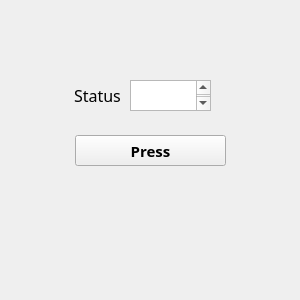
<?xml version="1.0" encoding="UTF-8"?>
<ui version="4.0">
 <class>Form</class>
 <widget class="QWidget" name="Form">
  <property name="geometry">
   <rect>
    <x>0</x>
    <y>0</y>
    <width>300</width>
    <height>300</height>
   </rect>
  </property>
  <property name="minimumSize">
   <size>
    <width>300</width>
    <height>300</height>
   </size>
  </property>
  <property name="maximumSize">
   <size>
    <width>300</width>
    <height>300</height>
   </size>
  </property>
  <property name="windowTitle">
   <string>Bulb</string>
  </property>
  <property name="windowIcon">
   <iconset>
    <normaloff>bulb.png</normaloff>bulb.png</iconset>
  </property>
  <property name="autoFillBackground">
   <bool>false</bool>
  </property>
  <property name="styleSheet">
   <string notr="true"/>
  </property>
  <widget class="QPushButton" name="pBotton">
   <property name="geometry">
    <rect>
     <x>75</x>
     <y>135</y>
     <width>151</width>
     <height>31</height>
    </rect>
   </property>
   <property name="font">
    <font>
     <family>Acumin Pro</family>
     <pointsize>11</pointsize>
     <weight>75</weight>
     <bold>true</bold>
    </font>
   </property>
   <property name="autoFillBackground">
    <bool>false</bool>
   </property>
   <property name="text">
    <string>Press</string>
   </property>
   <property name="checkable">
    <bool>true</bool>
   </property>
  </widget>
  <widget class="QTextBrowser" name="textBrowser">
   <property name="geometry">
    <rect>
     <x>130</x>
     <y>80</y>
     <width>81</width>
     <height>31</height>
    </rect>
   </property>
   <property name="font">
    <font>
     <family>SF Pro Rounded</family>
     <pointsize>12</pointsize>
     <weight>75</weight>
     <bold>true</bold>
    </font>
   </property>
  </widget>
  <widget class="QLabel" name="label">
   <property name="geometry">
    <rect>
     <x>74</x>
     <y>80</y>
     <width>51</width>
     <height>31</height>
    </rect>
   </property>
   <property name="font">
    <font>
     <family>Acumin Pro</family>
     <pointsize>12</pointsize>
    </font>
   </property>
   <property name="text">
    <string>Status</string>
   </property>
  </widget>
 </widget>
 <resources/>
 <connections/>
</ui>
